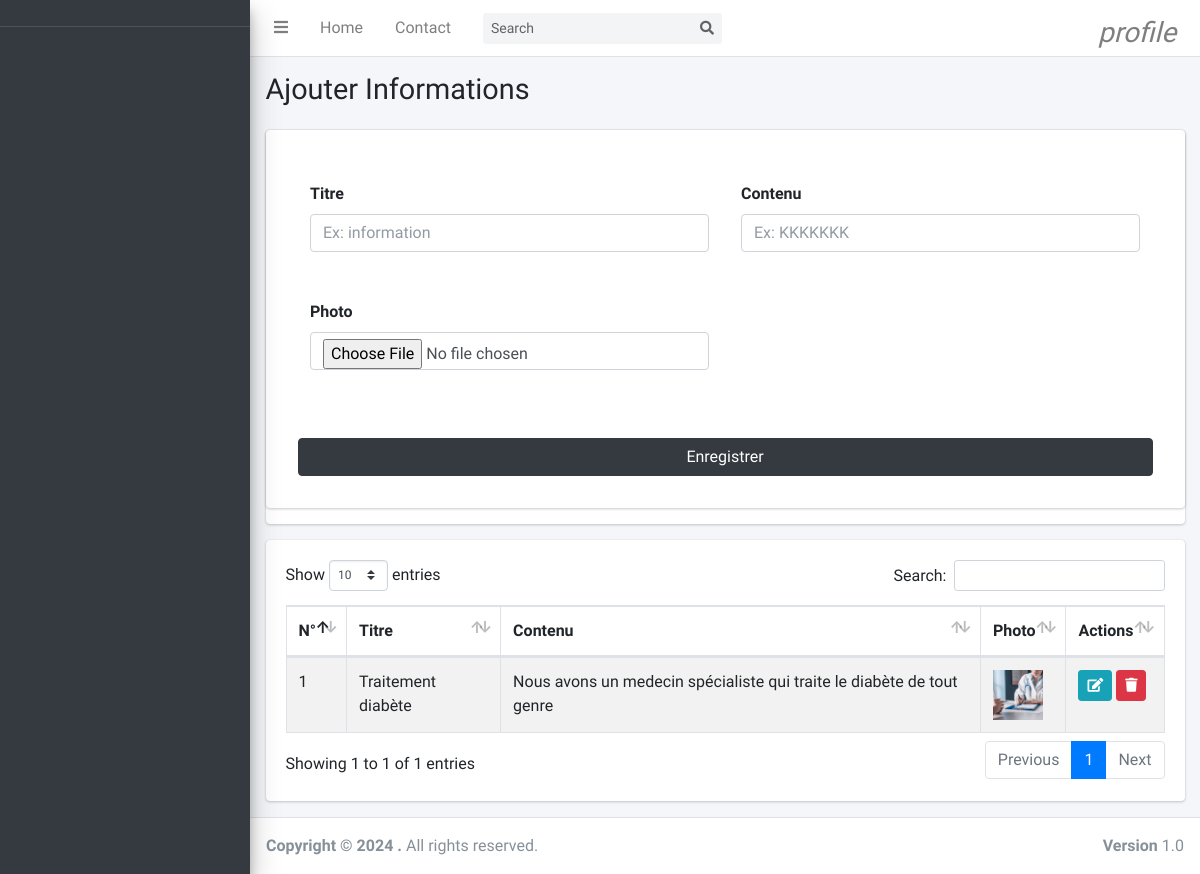
Screenshot of /views/information.php with the database file from the repository.
### tables this page shows
CREATE TABLE `information` (
  `id` int(11) NOT NULL,
  `titre` text NOT NULL,
  `contenu` text NOT NULL,
  `date` date NOT NULL,
  `photo` text NOT NULL,
  `supprimer` int(11) NOT NULL
);

### models/select/select-information.php (called while the page is built, shortened)
<?php
    if (isset($_GET['edit']) && !empty($_GET['edit'])){
     $id=$_GET['edit'];
     $getDataMod=$connexion->prepare("SELECT * FROM information WHERE id=?");
     $getDataMod->execute([$id]);
     $tab=$getDataMod->fetch();
     $url="../models/updat/up-information-post.php?edit=".$id;
     $btn="Modifier";
     $title="Modifier information";
    }
    else{
     $url="../models/add/add-information-post.php";
     $btn="Enregistrer";
    }
    if(isset($_GET['search']) && !empty($_GET['search'])){
        $search=$_GET['search'];
        $getData=$connexion->prepare("SELECT * from information WHERE supprimer=? AND nom LIKE ? OR postnom LIKE ? OR prenom LIKE ?
        OR genre LIKE ? OR adresse LIKE ? OR telephone LIKE ?");
        $getData->execute([0,  $search."%", $search."%", $search."%", $search."%", $search."%", $search."%"]);
    }
    else{
        $getData=$connexion->prepare("SELECT * from information WHERE supprimer=?");
        $getData->execute([0]);
    }

### views/information.php (the view, shortened to what this page needs)
<?php
    include '../connexion/connexion.php';
    require_once('../models/select/select-information.php');
?>
<!DOCTYPE html>
<html lang="en">
<head>
    <?php require_once('style.php'); ?>
</head>
<body>
     <?php require_once('aside.php') ?>
  <div class="content-wrapper">
    <section class="content-header">
      <div class="container-fluid">
        <div class="row mb-2">
          <div class="col-sm-12">
            <h1>Ajouter Informations</h1>
          </div>
        </div>
      </div>
    </section>
    <section class="content">
      <div class="container-fluid">
        <div class="row">
          <div class="col-md-12">
            <div class="card card-primary">
              <form role="form" class="card p-3" action="<?=$url?>" method="POST" enctype="multipart/form-data">
                <div class=" row card-body">
                  <div class="form-group col-xl-6 col-lg-6 col-md-6  col-sm-6 p-3">
                    <label for="exampleInputEmail1">Titre</label>
                    <input type="text"  autocomplete="off" required type="text" class="form-control" placeholder="Ex: information" name="titre"
                    <?php if (isset($_GET['edit'])) { ?> value="<?php echo $tab['titre']; ?> <?php }?>">
                  </div>
                  <div class="form-group col-xl-6 col-lg-6 col-md-6  col-sm-6 p-3">
                    <label for="exampleInputEmail1">Contenu</label>
                    <input type="text"  autocomplete="off" required type="text" class="form-control" placeholder="Ex: KKKKKKK" name="contenu"
                    <?php if (isset($_GET['edit'])) { ?> value="<?php echo $tab['contenu']; ?> <?php }?>">
                  </div>
                  <div class="form-group col-xl-6 col-lg-6 col-md-6  col-sm-6 p-3">
                    <label for="exampleInputEmail1">Photo</label>
                    <input  autocomplete="off" required type="file" class="form-control" placeholder=""
                                    name="photo" <?php if (isset($_GET['edit'])) { ?>
                                    value="<?php echo $tab['photo']; ?> <?php }?>">
                  </div>
                </div>
                <div class="col-xl-12 col-lg-12 col-md-12 mt-10 col-sm-12 p-3 aling-center">
                   <input type="submit" class="btn btn-dark w-100" name="valider" value="<?=$btn?>">
                 </div>
              </form>
            </div>
            <div class="card">
            <div class="card-body">
              <table id="example1" class="table table-bordered table-striped">
                <thead>
                <tr>
                  <th>N°</th>
                  <th>Titre</th>
                  <th>Contenu</th>
                  <th>Photo</th>
                  <th>Actions</th>
                </tr>
                </thead>
                <tbody>
                  <?php
                  $n=0;
                  while($recup=$getData->fetch()){
                    $n++;
                  ?>
                <tr>
                  <td><?=$n;?></td>
                  <td><?=$recup["titre"];?></td>
                  <td> <?=$recup["contenu"];?></td>
                  <td><img src="../models/add/img/<?= $recup["photo"] ?>" width='50' height="50"
                                        style="object-fit: cover;"></td>
                  <td>
                  <a href='information.php?edit=<?=$recup['id'] ?>' class="btn btn-info btn-sm "><i
                  class="fas fa-edit"></i></a>
                  <a onclick=" return confirm('Voulez-vous vraiment supprimer ?')"
                  href='../models/delete/del-information-post.php?idSup=<?=$recup['id'] ?>'
                    class="btn btn-danger btn-sm "><i class="fas fa-trash"></i></a>
                  </td>
                </tr>
                <?php }?>
              </table>
            </div>
          </div>
          </div>
      </div>
    </section>
  </div>
    <?php require_once('script.php') ?>
</body>
</html>

### rows the page displays
information: titre "Traitement diabète", contenu "Nous avons un medecin spécialiste qui traite le diabète de tout genre", photo (picture)
